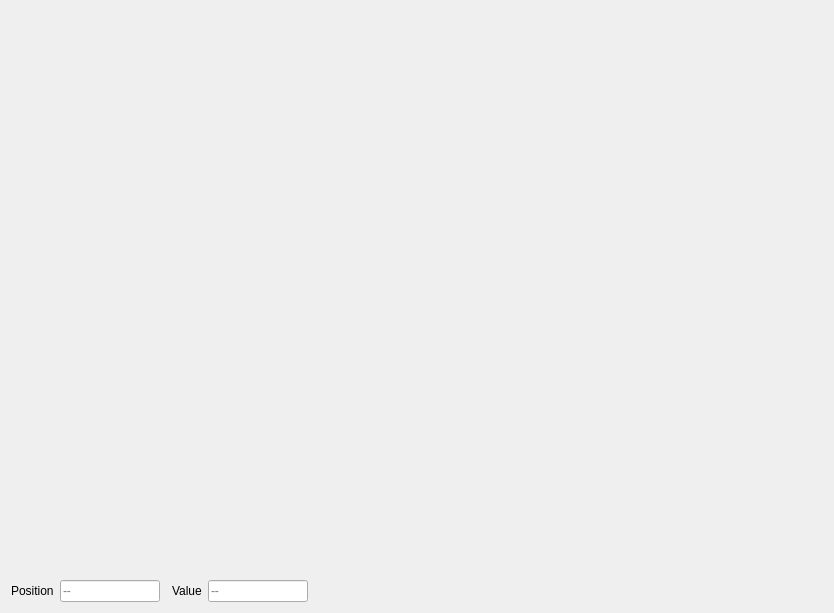
<?xml version="1.0" encoding="UTF-8"?>
<ui version="4.0">
 <class>Curve1DEditorWidget</class>
 <widget class="QWidget" name="Curve1DEditorWidget">
  <property name="geometry">
   <rect>
    <x>0</x>
    <y>0</y>
    <width>834</width>
    <height>613</height>
   </rect>
  </property>
  <property name="windowTitle">
   <string>Form</string>
  </property>
  <layout class="QVBoxLayout" name="verticalLayout">
   <property name="spacing">
    <number>0</number>
   </property>
   <item>
    <widget class="ezQGridBarWidget" name="GridBarWidget" native="true">
     <property name="minimumSize">
      <size>
       <width>0</width>
       <height>20</height>
      </size>
     </property>
     <property name="maximumSize">
      <size>
       <width>16777215</width>
       <height>20</height>
      </size>
     </property>
    </widget>
   </item>
   <item>
    <widget class="ezQtCurveEditWidget" name="CurveEdit" native="true">
     <property name="sizePolicy">
      <sizepolicy hsizetype="Expanding" vsizetype="Expanding">
       <horstretch>0</horstretch>
       <verstretch>0</verstretch>
      </sizepolicy>
     </property>
     <property name="minimumSize">
      <size>
       <width>0</width>
       <height>0</height>
      </size>
     </property>
    </widget>
   </item>
   <item>
    <spacer name="verticalSpacer">
     <property name="orientation">
      <enum>Qt::Vertical</enum>
     </property>
     <property name="sizeType">
      <enum>QSizePolicy::Fixed</enum>
     </property>
     <property name="sizeHint" stdset="0">
      <size>
       <width>20</width>
       <height>6</height>
      </size>
     </property>
    </spacer>
   </item>
   <item>
    <layout class="QHBoxLayout" name="horizontalLayout">
     <property name="spacing">
      <number>6</number>
     </property>
     <item>
      <widget class="QLabel" name="label">
       <property name="text">
        <string>Position</string>
       </property>
      </widget>
     </item>
     <item>
      <widget class="QLineEdit" name="LinePosition">
       <property name="maximumSize">
        <size>
         <width>100</width>
         <height>16777215</height>
        </size>
       </property>
       <property name="maxLength">
        <number>11</number>
       </property>
       <property name="placeholderText">
        <string>--</string>
       </property>
       <property name="clearButtonEnabled">
        <bool>false</bool>
       </property>
      </widget>
     </item>
     <item>
      <widget class="QWidget" name="ColorWidget" native="true"/>
     </item>
     <item>
      <widget class="QLabel" name="LabelValue">
       <property name="text">
        <string>Value</string>
       </property>
      </widget>
     </item>
     <item>
      <widget class="QLineEdit" name="LineValue">
       <property name="maximumSize">
        <size>
         <width>100</width>
         <height>16777215</height>
        </size>
       </property>
       <property name="maxLength">
        <number>11</number>
       </property>
       <property name="placeholderText">
        <string>--</string>
       </property>
       <property name="clearButtonEnabled">
        <bool>false</bool>
       </property>
      </widget>
     </item>
     <item>
      <spacer name="horizontalSpacer">
       <property name="orientation">
        <enum>Qt::Horizontal</enum>
       </property>
       <property name="sizeHint" stdset="0">
        <size>
         <width>40</width>
         <height>20</height>
        </size>
       </property>
      </spacer>
     </item>
    </layout>
   </item>
  </layout>
 </widget>
 <customwidgets>
  <customwidget>
   <class>ezQGridBarWidget</class>
   <extends>QWidget</extends>
   <header location="global">GuiFoundation/Widgets/GridBarWidget.moc.h</header>
   <container>1</container>
  </customwidget>
  <customwidget>
   <class>ezQtCurveEditWidget</class>
   <extends>QWidget</extends>
   <header location="global">GuiFoundation/Widgets/CurveEditWidget.moc.h</header>
   <container>1</container>
  </customwidget>
 </customwidgets>
 <resources>
  <include location="../QtResources/resources.qrc"/>
 </resources>
 <connections/>
</ui>
